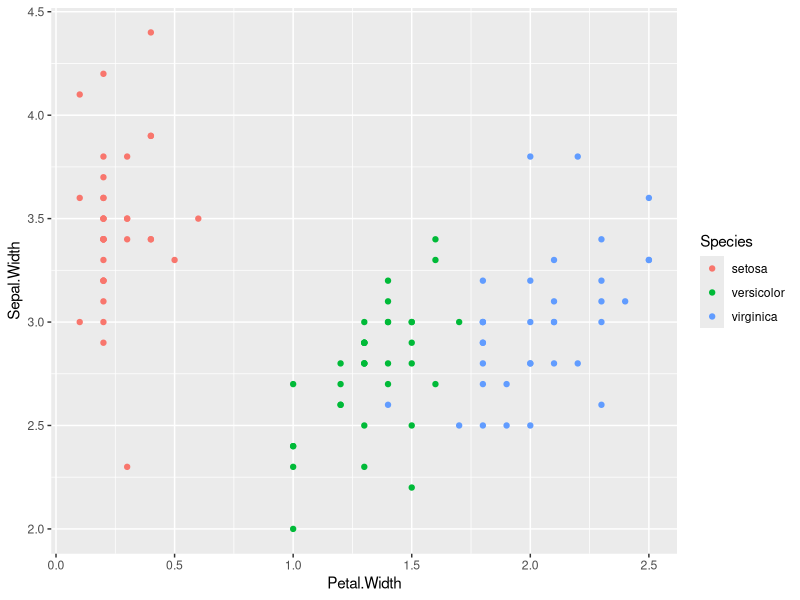
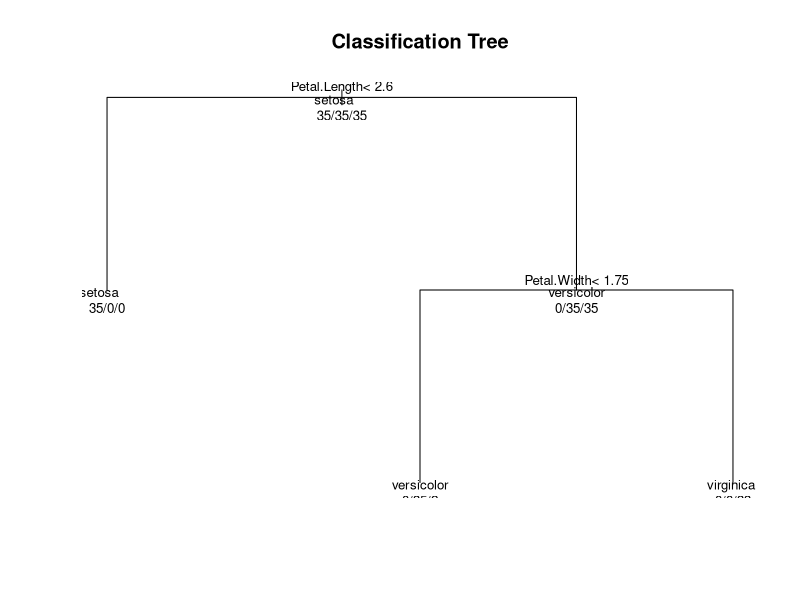

These figures' R source, in order:
# Example of Machine Learning algorithm using "Decision trees"
# with R's carot package.

# MAIN IDEAS
#
#   *Iteratively split variables into groups
#   *Eval homogeneity with each group
#   *Split again if necessary

# BASIC ALGORITHM
#
#   1.- Start with all variables in one group
#   2.- Find variable that best separates outcomes
#   3.- Divide data into two leaves on that node.
#   4.- Within each node, find best variables that separates outcomes
#   5.- Continue until the groups are too small or suff pure

# MEASURE OF IMPURITY
#
#   \hat{p}_{mk}=\frac{1}{N_m}\sum_{xi in Leaf m}Xi_{y_i=k}
#
#   Misclassification error:
#       1- \hat{p}_{mk}
#
# 0 is perfect purity and 0.5 if no purity.

# Use the iris data

data(iris)
install.packages('ggplot2')
install.packages('caret', dependencies = TRUE)
library(ggplot2)
library(caret)

# Variable names
names(iris)

# Find how many obs of each species
table(iris$Species)

# We try to predict species

# Split the data into training and testing
inTrain <- createDataPartition(iris$Species,
                               p=0.7,
                               list=FALSE)
training <- iris[inTrain, ]
testing <- iris[-inTrain, ]

# Next plot training data by sepal&petal width
# color by species
qplot(Petal.Width, Sepal.Width,
      colour=Species,
      data=training)

# Do a model fit
modFit <- train(Species~.,
                method="rpart",
                data=training)
print(modFit$finalModel)

# Take a look at classification tree
plot(modFit$finalModel,
     uniform=TRUE,
     main="Classification Tree")
text(modFit$finalModel,
     use.n = TRUE,
     all = TRUE,
     cex = 0.8)

# Now make prediction on testing data
preds <- predict(modFit, newdata = testing)

# check how many wrong predictions and where they appear
sum(preds != testing$Species)
which(preds != testing$Species)




















